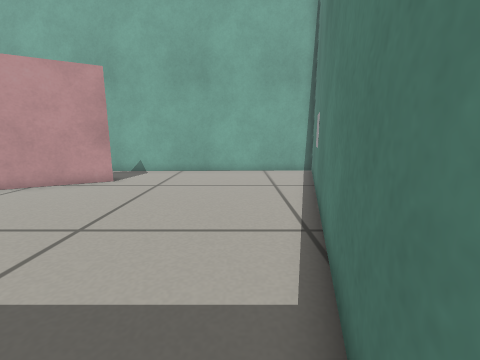
view 1 (above)

14 first-person views from a walk through a world built for the Gazebo simulator. The camera is 0.4 m above the floor, tilts 10° down and sees 90° across. The floor is counted in squares, 0.2 m on a side. Each view is taken from the middle of a square. On the plan, view 1 faces up. The plan holds only what a view shows up to about 15 squares ahead; the rest is blank. Robots are left out.

view 2
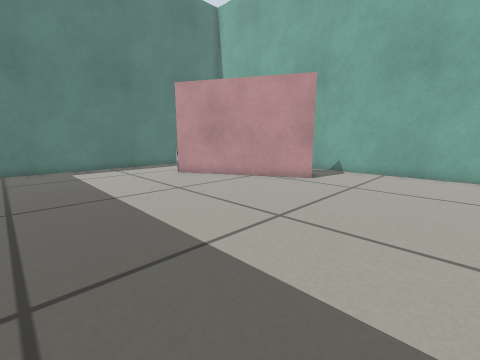

view 3
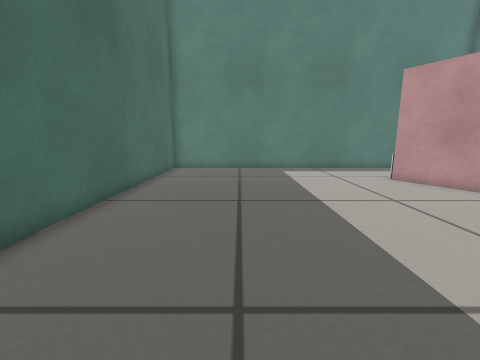

view 4
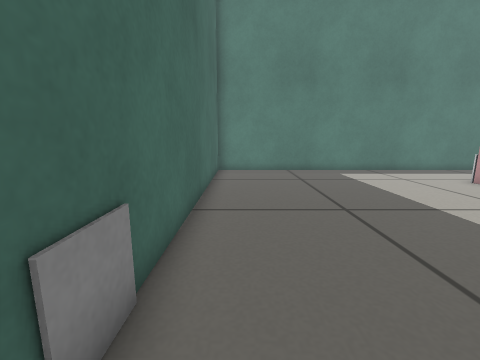

view 5
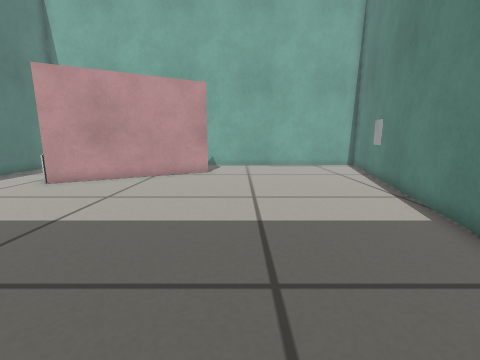

view 6
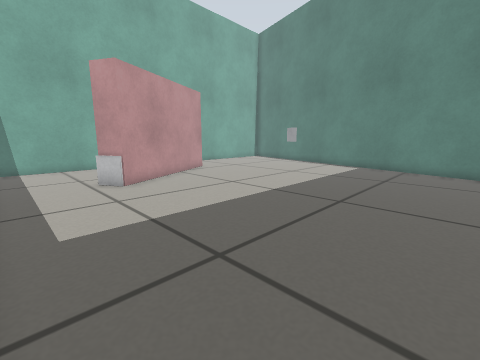

view 7
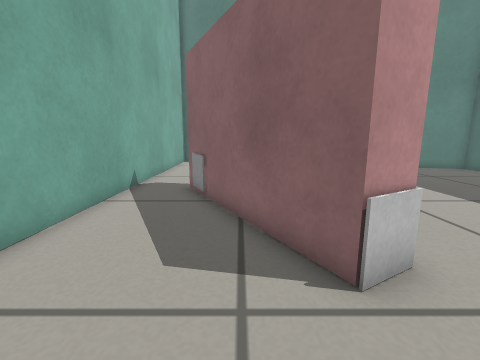

view 8
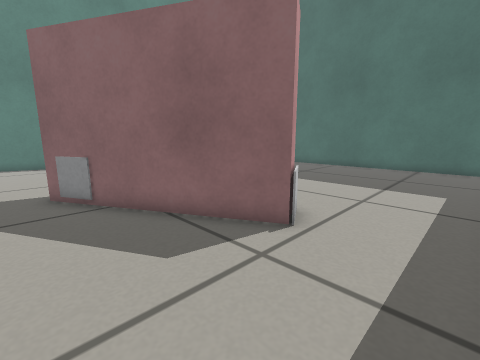

view 9
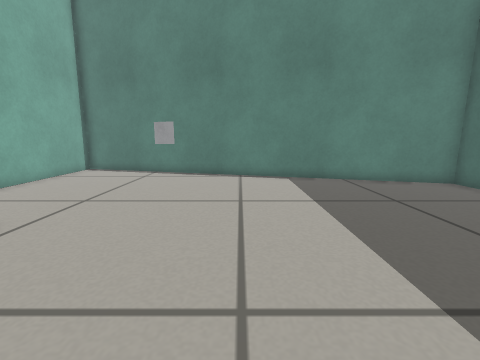

view 10
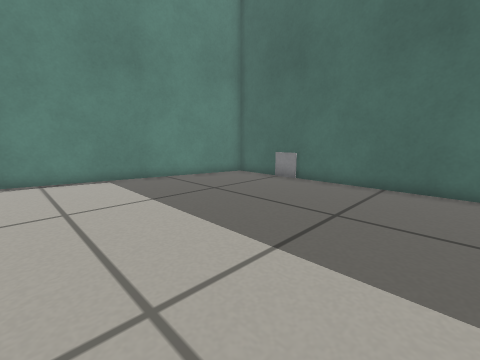

view 11
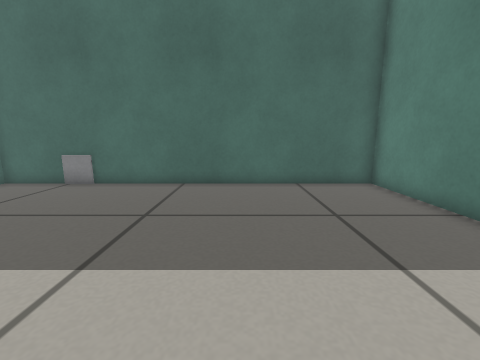

view 12
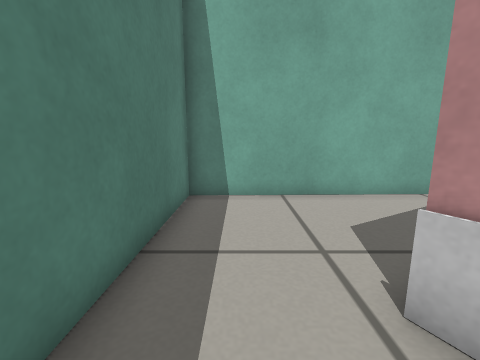

view 13
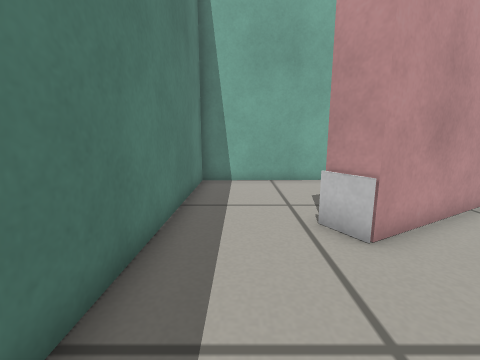

view 14
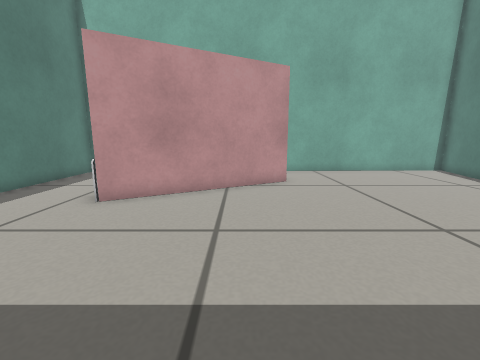

### Floor plan
Points are (right, up) in squares from view 1. A wall is a line through its corners. A room is listed if a view was taken in it or the views show most of it. See-through windows are left out.
Room 1 (views 1, 2, 3, 4, 5, 6, 7, 8, 9, 10, 11, 12, 13, 14)
walls: (-5.8, 10.9) (-12.4, 7.3) (-12.6, 7.7); (-12.7, 8.6) (-7.3, 11.6); (-0.7, -4.3) (4.4, 14.7) (-16.8, 14.2) (-16.8, -4.3) (-0.7, -4.3)
objects: marker (-13, 8); marker (-8, 11) to (-7, 12); marker (-4, -4); marker (3, 9)

Positions as (right, up) in squares from view 1, and headings:
1: (0, 0), facing up
2: (0, 0), facing up-left
3: (-1, 0), facing left
4: (-2, -3), facing left
5: (-4, -3), facing up
6: (-16, -3), facing up-right
7: (-16, 10), facing right
8: (-16, 13), facing down-right
9: (-11, 5), facing right
10: (-11, 6), facing down-right
11: (-11, 6), facing down
12: (-15, 6), facing up
13: (-15, 3), facing up
14: (-8, 0), facing up
